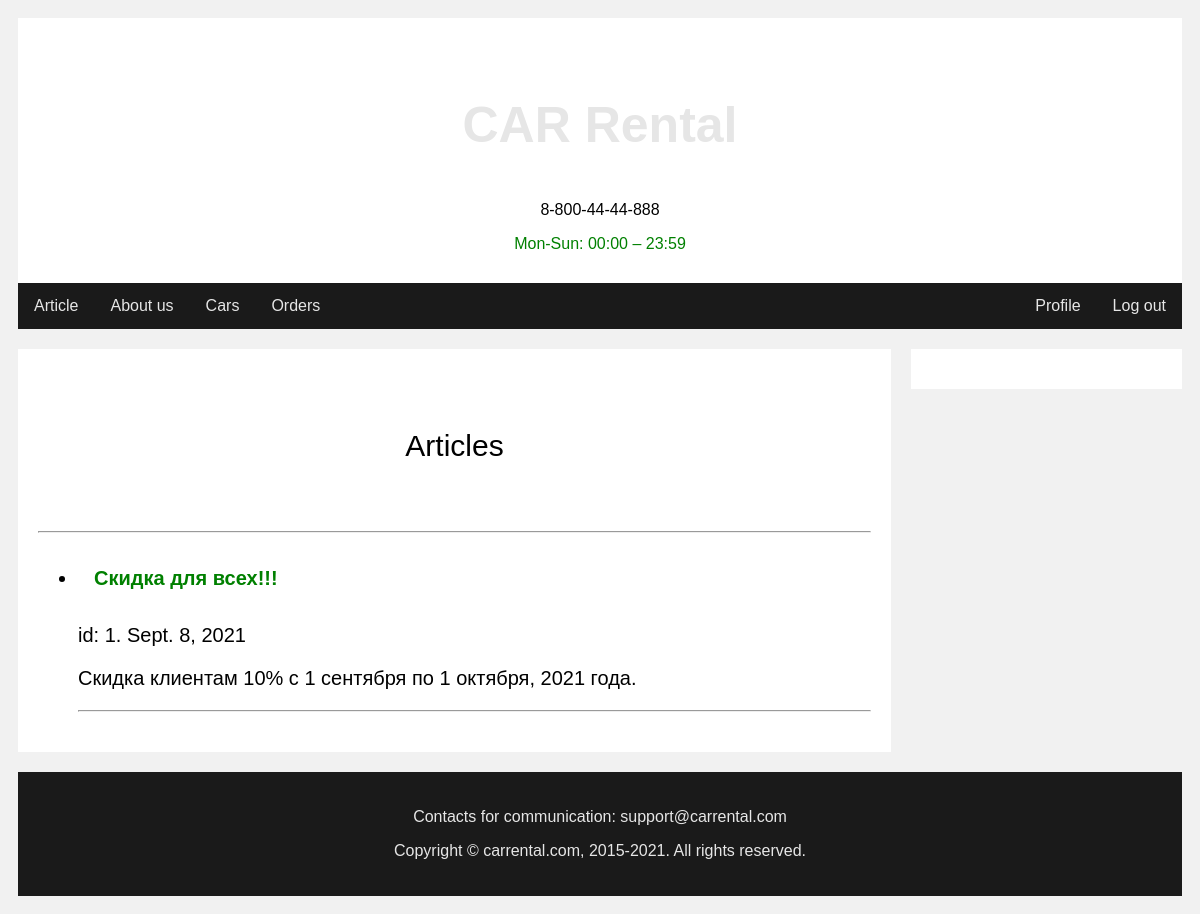
Screenshot of /overview/article/list/ with the database file from the repository.
### b_website/models.py (models this page shows, shortened)
class Article(models.Model):
    title = models.CharField(max_length=255)
    date_created = models.DateField(default=timezone.now)
    description = models.TextField()
    class Meta:
        verbose_name = 'article'
        verbose_name_plural = 'Articles'
        db_table = 'articles'

### b_website/views.py (the view)
# urls.py: path('overview/article/list/', ArticleListView.as_view(), name='article_list'),
class ArticleListView(ListView):
    model = Article
    template_name = 'b_website/list_view/article_list.html'

### templates/b_website/list_view/article_list.html (shortened to what this page needs)
{% extends 'website/base_site_1_user.html' %} {% load crispy_forms_tags %} {% block title %} Articles {% endblock title %} {% block left_main %}
<div>
    <div class='header'>
        <p style="font-size: 30px">Articles</p>
    </div>
    <hr />
    <ul style="font-size: 20px">
        {% for object in object_list %}
        <li>
            <a href="/overview/article/{{ object.id }}/detail/" style="color: green"><strong>{{ object.title }}</strong></a>
            <p>id: {{ object.id }}. {{ object.date_created }}</p>
            <p>{{ object.description }}</p>
        </li>
        <hr />
        {% empty %}
        <li>No articles yet.</li>
        {% endfor %}
    </ul>
</div>
{% endblock left_main %}

### templates/website/base_site_1_user.html (style rules this page uses)
* { box-sizing: border-box; }
body { font-family: Arial; padding: 10px; background: #f1f1f1; }
.header { padding: 30px; text-align: center; background: white; }
a, .dropbtn { display: inline-block; color: #e6e6e6; text-align: center; padding: 14px 16px; text-decoration: none; }

### rows the page displays
Article: title "Скидка для всех!!!", id "1", date_created "Sept. 8, 2021", description "Скидка клиентам 10% с 1 сентября по 1 октября, 2021 года."
